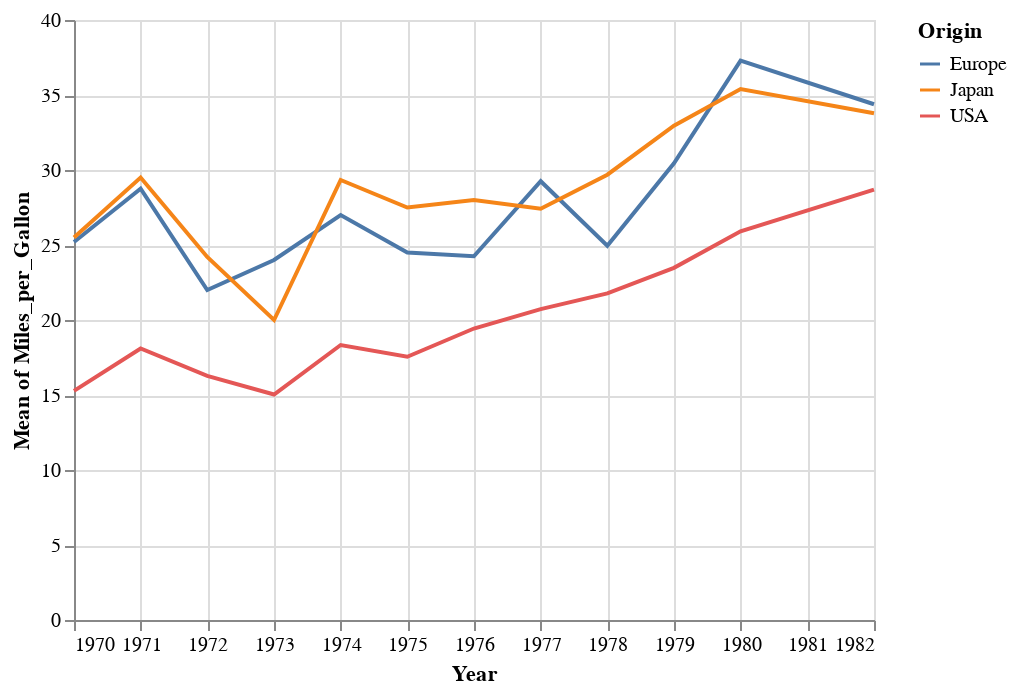

The cell this chart's notebook holds for it:
### Markdown cell above
The fact that the points overlap so much makes it difficult to see important parts of the data; we can make it clearer by plotting the mean in each group (here, the mean of each Year/Country combination):

### Code cell
alt.Chart(cars).mark_line().encode(
    x='Year:T',
    color='Origin',
    y='mean(Miles_per_Gallon)'
)

### Figure 1 — Vega-Lite specification as saved in the notebook (floating-point values rounded to 4 significant figures; data arrays with more than 128 entries replaced by an {"elided": "..."} marker saying what was removed)
{"config": {"view": {"continuousWidth": 400, "continuousHeight": 300}}, "data": {"name": "data-f02450ab61490a1363517a0190416235"}, "mark": "line", "encoding": {"color": {"field": "Origin", "type": "nominal"}, "x": {"field": "Year", "type": "temporal"}, "y": {"aggregate": "mean", "field": "Miles_per_Gallon", "type": "quantitative"}}, "$schema": "https://vega.github.io/schema/vega-lite/v4.17.0.json", "datasets": {"data-f02450ab61490a1363517a0190416235": {"elided": "406 records"}}}
